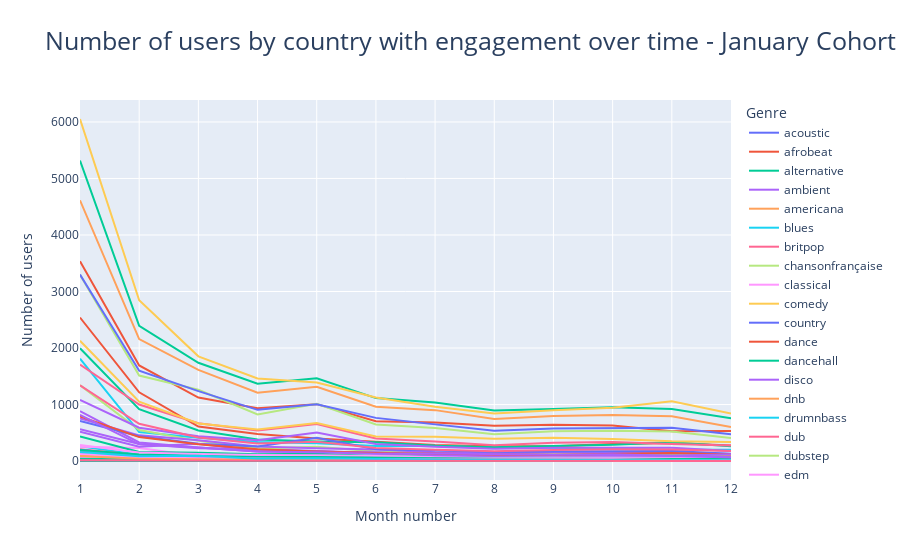

Write notebook code for a chart like this one.
### Markdown cell above
## Retention based on Genre

### Code cell
fig = px.line(df_genre, x='mth', y='Number_of_users', color='genre', title = 'Number of users by genre based on engagement over time - January Cohort')
fig.update_layout(title = 'Number of users by country with engagement over time - January Cohort', title_font_size=25, legend_title_text = "Genre")
fig.update_xaxes(title_text='Month number', dtick = 1)
fig.update_yaxes(title_text='Number of users')
fig.show()

### Figure 1 — Plotly figure (JSON) as saved in the notebook; plotly's stock layout.template omitted (floating-point values rounded to 4 significant figures)
{"data": [{"hovertemplate": "genre=acoustic<br>mth=%{x}<br>Number_of_users=%{y}<extra></extra>", "legendgroup": "acoustic", "line": {"color": "#636efa", "dash": "solid"}, "marker": {"symbol": "circle"}, "mode": "lines", "name": "acoustic", "orientation": "v", "showlegend": true, "type": "scatter", "x": [1, 2, 3, 4, 5, 6, 7, 8, 9, 10, 11, 12], "xaxis": "x", "y": [43, 16, 30, 20, 7, 10, 8, 6, 4, 10, 8, 3], "yaxis": "y"}, {"hovertemplate": "genre=afrobeat<br>mth=%{x}<br>Number_of_users=%{y}<extra></extra>", "legendgroup": "afrobeat", "line": {"color": "#EF553B", "dash": "solid"}, "marker": {"symbol": "circle"}, "mode": "lines", "name": "afrobeat", "orientation": "v", "showlegend": true, "type": "scatter", "x": [1, 2, 3, 4, 5, 6, 7, 8, 9, 10, 11, 12], "xaxis": "x", "y": [177, 85, 63, 34, 27, 27, 24, 20, 24, 31, 29, 30], "yaxis": "y"}, {"hovertemplate": "genre=alternative<br>mth=%{x}<br>Number_of_users=%{y}<extra></extra>", "legendgroup": "alternative", "line": {"color": "#00cc96", "dash": "solid"}, "marker": {"symbol": "circle"}, "mode": "lines", "name": "alternative", "orientation": "v", "showlegend": true, "type": "scatter", "x": [1, 2, 3, 4, 5, 6, 7, 8, 9, 10, 11, 12], "xaxis": "x", "y": [5317, 2393, 1739, 1367, 1466, 1114, 1036, 893, 919, 954, 923, 755], "yaxis": "y"}, {"hovertemplate": "genre=ambient<br>mth=%{x}<br>Number_of_users=%{y}<extra></extra>", "legendgroup": "ambient", "line": {"color": "#ab63fa", "dash": "solid"}, "marker": {"symbol": "circle"}, "mode": "lines", "name": "ambient", "orientation": "v", "showlegend": true, "type": "scatter", "x": [1, 2, 3, 4, 5, 6, 7, 8, 9, 10, 11, 12], "xaxis": "x", "y": [62, 29, 45, 28, 19, 10, 13, 14, 13, 9, 7, 5], "yaxis": "y"}, {"hovertemplate": "genre=americana<br>mth=%{x}<br>Number_of_users=%{y}<extra></extra>", "legendgroup": "americana", "line": {"color": "#FFA15A", "dash": "solid"}, "marker": {"symbol": "circle"}, "mode": "lines", "name": "americana", "orientation": "v", "showlegend": true, "type": "scatter", "x": [1, 2, 3, 4, 5, 6, 7, 8, 9, 10, 11, 12], "xaxis": "x", "y": [23, 15, 13, 13, 12, 7, 6, 6, 8, 4, 4, 4], "yaxis": "y"}, {"hovertemplate": "genre=blues<br>mth=%{x}<br>Number_of_users=%{y}<extra></extra>", "legendgroup": "blues", "line": {"color": "#19d3f3", "dash": "solid"}, "marker": {"symbol": "circle"}, "mode": "lines", "name": "blues", "orientation": "v", "showlegend": true, "type": "scatter", "x": [1, 2, 3, 4, 5, 6, 7, 8, 9, 10, 11, 12], "xaxis": "x", "y": [261, 113, 100, 65, 66, 56, 52, 37, 39, 46, 59, 50], "yaxis": "y"}, {"hovertemplate": "genre=britpop<br>mth=%{x}<br>Number_of_users=%{y}<extra></extra>", "legendgroup": "britpop", "line": {"color": "#FF6692", "dash": "solid"}, "marker": {"symbol": "circle"}, "mode": "lines", "name": "britpop", "orientation": "v", "showlegend": true, "type": "scatter", "x": [1, 2, 3, 4, 11], "xaxis": "x", "y": [2, 1, 1, 2, 1], "yaxis": "y"}, {"hovertemplate": "genre=chansonfrançaise<br>mth=%{x}<br>Number_of_users=%{y}<extra></extra>", "legendgroup": "chansonfrançaise", "line": {"color": "#B6E880", "dash": "solid"}, "marker": {"symbol": "circle"}, "mode": "lines", "name": "chansonfrançaise", "orientation": "v", "showlegend": true, "type": "scatter", "x": [1, 2], "xaxis": "x", "y": [1, 1], "yaxis": "y"}, {"hovertemplate": "genre=classical<br>mth=%{x}<br>Number_of_users=%{y}<extra></extra>", "legendgroup": "classical", "line": {"color": "#FF97FF", "dash": "solid"}, "marker": {"symbol": "circle"}, "mode": "lines", "name": "classical", "orientation": "v", "showlegend": true, "type": "scatter", "x": [1, 2, 3, 4, 5, 6, 7, 8, 9, 10, 11, 12], "xaxis": "x", "y": [47, 24, 24, 17, 8, 8, 4, 6, 4, 8, 8, 6], "yaxis": "y"}, {"hovertemplate": "genre=comedy<br>mth=%{x}<br>Number_of_users=%{y}<extra></extra>", "legendgroup": "comedy", "line": {"color": "#FECB52", "dash": "solid"}, "marker": {"symbol": "circle"}, "mode": "lines", "name": "comedy", "orientation": "v", "showlegend": true, "type": "scatter", "x": [1, 2, 3, 4, 5, 6, 7, 8, 10], "xaxis": "x", "y": [14, 8, 9, 10, 5, 2, 1, 1, 2], "yaxis": "y"}, {"hovertemplate": "genre=country<br>mth=%{x}<br>Number_of_users=%{y}<extra></extra>", "legendgroup": "country", "line": {"color": "#636efa", "dash": "solid"}, "marker": {"symbol": "circle"}, "mode": "lines", "name": "country", "orientation": "v", "showlegend": true, "type": "scatter", "x": [1, 2, 3, 4, 5, 6, 7, 8, 9, 10, 11, 12], "xaxis": "x", "y": [47, 23, 22, 26, 19, 12, 9, 9, 17, 11, 10, 8], "yaxis": "y"}, {"hovertemplate": "genre=dance<br>mth=%{x}<br>Number_of_users=%{y}<extra></extra>", "legendgroup": "dance", "line": {"color": "#EF553B", "dash": "solid"}, "marker": {"symbol": "circle"}, "mode": "lines", "name": "dance", "orientation": "v", "showlegend": true, "type": "scatter", "x": [1, 2, 3, 4, 5, 6, 7, 8, 9, 10, 11, 12], "xaxis": "x", "y": [2540, 1216, 611, 477, 400, 344, 285, 263, 263, 300, 321, 275], "yaxis": "y"}, {"hovertemplate": "genre=dancehall<br>mth=%{x}<br>Number_of_users=%{y}<extra></extra>", "legendgroup": "dancehall", "line": {"color": "#00cc96", "dash": "solid"}, "marker": {"symbol": "circle"}, "mode": "lines", "name": "dancehall", "orientation": "v", "showlegend": true, "type": "scatter", "x": [1, 2, 3, 4, 5, 6, 7, 8, 9, 10, 11, 12], "xaxis": "x", "y": [29, 11, 5, 4, 1, 3, 2, 1, 1, 2, 1, 2], "yaxis": "y"}, {"hovertemplate": "genre=disco<br>mth=%{x}<br>Number_of_users=%{y}<extra></extra>", "legendgroup": "disco", "line": {"color": "#ab63fa", "dash": "solid"}, "marker": {"symbol": "circle"}, "mode": "lines", "name": "disco", "orientation": "v", "showlegend": true, "type": "scatter", "x": [1, 2, 3, 4, 5, 6, 7, 8, 9, 10, 11, 12], "xaxis": "x", "y": [883, 329, 239, 170, 173, 136, 97, 92, 99, 104, 111, 102], "yaxis": "y"}, {"hovertemplate": "genre=dnb<br>mth=%{x}<br>Number_of_users=%{y}<extra></extra>", "legendgroup": "dnb", "line": {"color": "#FFA15A", "dash": "solid"}, "marker": {"symbol": "circle"}, "mode": "lines", "name": "dnb", "orientation": "v", "showlegend": true, "type": "scatter", "x": [1, 2, 3, 4, 5, 6, 7, 8, 9, 10, 11, 12], "xaxis": "x", "y": [21, 6, 3, 2, 6, 2, 3, 4, 4, 3, 1, 1], "yaxis": "y"}, {"hovertemplate": "genre=drumnbass<br>mth=%{x}<br>Number_of_users=%{y}<extra></extra>", "legendgroup": "drumnbass", "line": {"color": "#19d3f3", "dash": "solid"}, "marker": {"symbol": "circle"}, "mode": "lines", "name": "drumnbass", "orientation": "v", "showlegend": true, "type": "scatter", "x": [1, 2, 3, 4, 5, 6, 7, 8, 9, 10, 11, 12], "xaxis": "x", "y": [88, 52, 23, 19, 22, 13, 14, 13, 17, 14, 13, 13], "yaxis": "y"}, {"hovertemplate": "genre=dub<br>mth=%{x}<br>Number_of_users=%{y}<extra></extra>", "legendgroup": "dub", "line": {"color": "#FF6692", "dash": "solid"}, "marker": {"symbol": "circle"}, "mode": "lines", "name": "dub", "orientation": "v", "showlegend": true, "type": "scatter", "x": [1, 2, 3, 4, 5, 6, 7, 8, 9, 10, 11, 12], "xaxis": "x", "y": [72, 35, 23, 6, 9, 7, 8, 9, 9, 8, 5, 7], "yaxis": "y"}, {"hovertemplate": "genre=dubstep<br>mth=%{x}<br>Number_of_users=%{y}<extra></extra>", "legendgroup": "dubstep", "line": {"color": "#B6E880", "dash": "solid"}, "marker": {"symbol": "circle"}, "mode": "lines", "name": "dubstep", "orientation": "v", "showlegend": true, "type": "scatter", "x": [1, 2, 3, 4, 5, 6, 7, 8, 9, 10, 11, 12], "xaxis": "x", "y": [38, 29, 16, 8, 4, 4, 7, 5, 5, 5, 9, 7], "yaxis": "y"}, {"hovertemplate": "genre=edm<br>mth=%{x}<br>Number_of_users=%{y}<extra></extra>", "legendgroup": "edm", "line": {"color": "#FF97FF", "dash": "solid"}, "marker": {"symbol": "circle"}, "mode": "lines", "name": "edm", "orientation": "v", "showlegend": true, "type": "scatter", "x": [1, 2, 3, 4, 5, 6, 7, 8, 9, 10, 11, 12], "xaxis": "x", "y": [251, 230, 90, 75, 67, 70, 68, 56, 56, 60, 72, 51], "yaxis": "y"}, {"hovertemplate": "genre=electronic<br>mth=%{x}<br>Number_of_users=%{y}<extra></extra>", "legendgroup": "electronic", "line": {"color": "#FECB52", "dash": "solid"}, "marker": {"symbol": "circle"}, "mode": "lines", "name": "electronic", "orientation": "v", "showlegend": true, "type": "scatter", "x": [1, 2, 3, 4, 5, 6, 7, 8, 9, 10, 11, 12], "xaxis": "x", "y": [6052, 2845, 1853, 1462, 1389, 1123, 961, 841, 899, 942, 1057, 843], "yaxis": "y"}, {"hovertemplate": "genre=emo<br>mth=%{x}<br>Number_of_users=%{y}<extra></extra>", "legendgroup": "emo", "line": {"color": "#636efa", "dash": "solid"}, "marker": {"symbol": "circle"}, "mode": "lines", "name": "emo", "orientation": "v", "showlegend": true, "type": "scatter", "x": [1, 2, 3, 4, 5, 6, 7, 8, 9, 10, 11, 12], "xaxis": "x", "y": [86, 49, 22, 47, 19, 23, 8, 10, 7, 8, 8, 6], "yaxis": "y"}, {"hovertemplate": "genre=exhibition<br>mth=%{x}<br>Number_of_users=%{y}<extra></extra>", "legendgroup": "exhibition", "line": {"color": "#EF553B", "dash": "solid"}, "marker": {"symbol": "circle"}, "mode": "lines", "name": "exhibition", "orientation": "v", "showlegend": true, "type": "scatter", "x": [1, 2], "xaxis": "x", "y": [1, 1], "yaxis": "y"}, {"hovertemplate": "genre=experimental<br>mth=%{x}<br>Number_of_users=%{y}<extra></extra>", "legendgroup": "experimental", "line": {"color": "#00cc96", "dash": "solid"}, "marker": {"symbol": "circle"}, "mode": "lines", "name": "experimental", "orientation": "v", "showlegend": true, "type": "scatter", "x": [1, 2, 3, 4, 5, 6, 7, 8, 9, 10, 11, 12], "xaxis": "x", "y": [435, 160, 146, 122, 128, 91, 85, 70, 87, 109, 102, 85], "yaxis": "y"}, {"hovertemplate": "genre=folk<br>mth=%{x}<br>Number_of_users=%{y}<extra></extra>", "legendgroup": "folk", "line": {"color": "#ab63fa", "dash": "solid"}, "marker": {"symbol": "circle"}, "mode": "lines", "name": "folk", "orientation": "v", "showlegend": true, "type": "scatter", "x": [1, 2, 3, 4, 5, 6, 7, 8, 9, 10, 11, 12], "xaxis": "x", "y": [563, 302, 226, 214, 178, 138, 122, 103, 101, 103, 91, 83], "yaxis": "y"}, {"hovertemplate": "genre=folkpop<br>mth=%{x}<br>Number_of_users=%{y}<extra></extra>", "legendgroup": "folkpop", "line": {"color": "#FFA15A", "dash": "solid"}, "marker": {"symbol": "circle"}, "mode": "lines", "name": "folkpop", "orientation": "v", "showlegend": true, "type": "scatter", "x": [1, 2, 3, 4, 5, 6, 7, 8, 9, 10, 11, 12], "xaxis": "x", "y": [20, 9, 10, 8, 6, 6, 4, 2, 2, 2, 5, 4], "yaxis": "y"}, {"hovertemplate": "genre=funk<br>mth=%{x}<br>Number_of_users=%{y}<extra></extra>", "legendgroup": "funk", "line": {"color": "#19d3f3", "dash": "solid"}, "marker": {"symbol": "circle"}, "mode": "lines", "name": "funk", "orientation": "v", "showlegend": true, "type": "scatter", "x": [1, 2, 3, 4, 5, 6, 7, 8, 9, 10, 11, 12], "xaxis": "x", "y": [1811, 513, 411, 339, 313, 267, 269, 242, 236, 216, 198, 202], "yaxis": "y"}, {"hovertemplate": "genre=garage<br>mth=%{x}<br>Number_of_users=%{y}<extra></extra>", "legendgroup": "garage", "line": {"color": "#FF6692", "dash": "solid"}, "marker": {"symbol": "circle"}, "mode": "lines", "name": "garage", "orientation": "v", "showlegend": true, "type": "scatter", "x": [1, 2, 3, 4, 5, 6, 7, 8, 9, 10, 11, 12], "xaxis": "x", "y": [210, 106, 76, 39, 38, 30, 22, 23, 20, 30, 29, 24], "yaxis": "y"}, {"hovertemplate": "genre=gospel<br>mth=%{x}<br>Number_of_users=%{y}<extra></extra>", "legendgroup": "gospel", "line": {"color": "#B6E880", "dash": "solid"}, "marker": {"symbol": "circle"}, "mode": "lines", "name": "gospel", "orientation": "v", "showlegend": true, "type": "scatter", "x": [1, 3, 9, 10], "xaxis": "x", "y": [1, 1, 1, 1], "yaxis": "y"}, {"hovertemplate": "genre=grime<br>mth=%{x}<br>Number_of_users=%{y}<extra></extra>", "legendgroup": "grime", "line": {"color": "#FF97FF", "dash": "solid"}, "marker": {"symbol": "circle"}, "mode": "lines", "name": "grime", "orientation": "v", "showlegend": true, "type": "scatter", "x": [1, 2, 3, 4, 5, 6, 7, 8, 9, 10, 11, 12], "xaxis": "x", "y": [286, 151, 124, 106, 104, 88, 74, 62, 68, 67, 60, 51], "yaxis": "y"}, {"hovertemplate": "genre=grunge<br>mth=%{x}<br>Number_of_users=%{y}<extra></extra>", "legendgroup": "grunge", "line": {"color": "#FECB52", "dash": "solid"}, "marker": {"symbol": "circle"}, "mode": "lines", "name": "grunge", "orientation": "v", "showlegend": true, "type": "scatter", "x": [1, 2, 3, 4, 5, 6, 7, 8, 9, 10, 11, 12], "xaxis": "x", "y": [52, 19, 20, 11, 11, 10, 6, 5, 5, 8, 6, 3], "yaxis": "y"}, {"hovertemplate": "genre=hardcore<br>mth=%{x}<br>Number_of_users=%{y}<extra></extra>", "legendgroup": "hardcore", "line": {"color": "#636efa", "dash": "solid"}, "marker": {"symbol": "circle"}, "mode": "lines", "name": "hardcore", "orientation": "v", "showlegend": true, "type": "scatter", "x": [1, 2, 3, 4, 5, 6, 7, 8, 9, 10, 11, 12], "xaxis": "x", "y": [123, 50, 28, 39, 22, 22, 16, 14, 21, 10, 12, 9], "yaxis": "y"}, {"hovertemplate": "genre=hiphop<br>mth=%{x}<br>Number_of_users=%{y}<extra></extra>", "legendgroup": "hiphop", "line": {"color": "#EF553B", "dash": "solid"}, "marker": {"symbol": "circle"}, "mode": "lines", "name": "hiphop", "orientation": "v", "showlegend": true, "type": "scatter", "x": [1, 2, 3, 4, 5, 6, 7, 8, 9, 10, 11, 12], "xaxis": "x", "y": [3537, 1692, 1124, 936, 1007, 704, 684, 626, 644, 628, 528, 531], "yaxis": "y"}, {"hovertemplate": "genre=house<br>mth=%{x}<br>Number_of_users=%{y}<extra></extra>", "legendgroup": "house", "line": {"color": "#00cc96", "dash": "solid"}, "marker": {"symbol": "circle"}, "mode": "lines", "name": "house", "orientation": "v", "showlegend": true, "type": "scatter", "x": [1, 2, 3, 4, 5, 6, 7, 8, 9, 10, 11, 12], "xaxis": "x", "y": [1997, 918, 542, 381, 347, 332, 273, 246, 268, 290, 332, 263], "yaxis": "y"}, {"hovertemplate": "genre=improv<br>mth=%{x}<br>Number_of_users=%{y}<extra></extra>", "legendgroup": "improv", "line": {"color": "#ab63fa", "dash": "solid"}, "marker": {"symbol": "circle"}, "mode": "lines", "name": "improv", "orientation": "v", "showlegend": true, "type": "scatter", "x": [1, 2, 3, 5, 6, 8, 10], "xaxis": "x", "y": [4, 3, 4, 2, 1, 1, 1], "yaxis": "y"}, {"hovertemplate": "genre=indie<br>mth=%{x}<br>Number_of_users=%{y}<extra></extra>", "legendgroup": "indie", "line": {"color": "#FFA15A", "dash": "solid"}, "marker": {"symbol": "circle"}, "mode": "lines", "name": "indie", "orientation": "v", "showlegend": true, "type": "scatter", "x": [1, 2, 3, 4, 5, 6, 7, 8, 9, 10, 11, 12], "xaxis": "x", "y": [4614, 2159, 1612, 1209, 1316, 960, 901, 745, 795, 814, 791, 603], "yaxis": "y"}, {"hovertemplate": "genre=industrial<br>mth=%{x}<br>Number_of_users=%{y}<extra></extra>", "legendgroup": "industrial", "line": {"color": "#19d3f3", "dash": "solid"}, "marker": {"symbol": "circle"}, "mode": "lines", "name": "industrial", "orientation": "v", "showlegend": true, "type": "scatter", "x": [1, 3, 5, 6, 7, 8, 9, 10, 11, 12], "xaxis": "x", "y": [2, 1, 1, 1, 1, 1, 1, 1, 1, 1], "yaxis": "y"}, {"hovertemplate": "genre=instrumental<br>mth=%{x}<br>Number_of_users=%{y}<extra></extra>", "legendgroup": "instrumental", "line": {"color": "#FF6692", "dash": "solid"}, "marker": {"symbol": "circle"}, "mode": "lines", "name": "instrumental", "orientation": "v", "showlegend": true, "type": "scatter", "x": [1, 2, 3, 4, 5, 6, 7, 8, 9, 10, 11, 12], "xaxis": "x", "y": [39, 21, 32, 20, 11, 10, 14, 10, 12, 17, 11, 14], "yaxis": "y"}, {"hovertemplate": "genre=jazz<br>mth=%{x}<br>Number_of_users=%{y}<extra></extra>", "legendgroup": "jazz", "line": {"color": "#B6E880", "dash": "solid"}, "marker": {"symbol": "circle"}, "mode": "lines", "name": "jazz", "orientation": "v", "showlegend": true, "type": "scatter", "x": [1, 2, 3, 4, 5, 6, 7, 8, 9, 10, 11, 12], "xaxis": "x", "y": [1343, 548, 357, 221, 254, 170, 146, 127, 121, 125, 133, 109], "yaxis": "y"}, {"hovertemplate": "genre=jungle<br>mth=%{x}<br>Number_of_users=%{y}<extra></extra>", "legendgroup": "jungle", "line": {"color": "#FF97FF", "dash": "solid"}, "marker": {"symbol": "circle"}, "mode": "lines", "name": "jungle", "orientation": "v", "showlegend": true, "type": "scatter", "x": [1, 2, 3, 4, 5, 6, 7, 8, 9, 10, 11, 12], "xaxis": "x", "y": [121, 59, 22, 16, 14, 12, 12, 10, 13, 14, 18, 12], "yaxis": "y"}, {"hovertemplate": "genre=krautrock<br>mth=%{x}<br>Number_of_users=%{y}<extra></extra>", "legendgroup": "krautrock", "line": {"color": "#FECB52", "dash": "solid"}, "marker": {"symbol": "circle"}, "mode": "lines", "name": "krautrock", "orientation": "v", "showlegend": true, "type": "scatter", "x": [1, 2, 3, 4, 5, 6, 8, 9, 10, 11, 12], "xaxis": "x", "y": [9, 1, 4, 3, 2, 3, 1, 2, 1, 2, 1], "yaxis": "y"}, {"hovertemplate": "genre=latin<br>mth=%{x}<br>Number_of_users=%{y}<extra></extra>", "legendgroup": "latin", "line": {"color": "#636efa", "dash": "solid"}, "marker": {"symbol": "circle"}, "mode": "lines", "name": "latin", "orientation": "v", "showlegend": true, "type": "scatter", "x": [1, 2, 3, 4, 5, 6, 7, 8, 9, 10, 11, 12], "xaxis": "x", "y": [199, 87, 78, 47, 33, 23, 31, 19, 24, 31, 29, 26], "yaxis": "y"}, {"hovertemplate": "genre=lgbtq<br>mth=%{x}<br>Number_of_users=%{y}<extra></extra>", "legendgroup": "lgbtq", "line": {"color": "#EF553B", "dash": "solid"}, "marker": {"symbol": "circle"}, "mode": "lines", "name": "lgbtq", "orientation": "v", "showlegend": true, "type": "scatter", "x": [1, 2, 3, 4, 5, 6, 7, 8, 9, 10, 11, 12], "xaxis": "x", "y": [8, 3, 4, 3, 3, 6, 1, 1, 1, 2, 1, 2], "yaxis": "y"}, {"hovertemplate": "genre=mathrock<br>mth=%{x}<br>Number_of_users=%{y}<extra></extra>", "legendgroup": "mathrock", "line": {"color": "#00cc96", "dash": "solid"}, "marker": {"symbol": "circle"}, "mode": "lines", "name": "mathrock", "orientation": "v", "showlegend": true, "type": "scatter", "x": [1, 2, 3, 4, 5, 6, 7, 8, 9, 10, 11, 12], "xaxis": "x", "y": [14, 10, 10, 5, 4, 3, 2, 1, 3, 3, 5, 2], "yaxis": "y"}, {"hovertemplate": "genre=metal<br>mth=%{x}<br>Number_of_users=%{y}<extra></extra>", "legendgroup": "metal", "line": {"color": "#ab63fa", "dash": "solid"}, "marker": {"symbol": "circle"}, "mode": "lines", "name": "metal", "orientation": "v", "showlegend": true, "type": "scatter", "x": [1, 2, 3, 4, 5, 6, 7, 8, 9, 10, 11, 12], "xaxis": "x", "y": [754, 455, 367, 259, 226, 205, 157, 137, 154, 161, 143, 126], "yaxis": "y"}, {"hovertemplate": "genre=musical<br>mth=%{x}<br>Number_of_users=%{y}<extra></extra>", "legendgroup": "musical", "line": {"color": "#FFA15A", "dash": "solid"}, "marker": {"symbol": "circle"}, "mode": "lines", "name": "musical", "orientation": "v", "showlegend": true, "type": "scatter", "x": [1, 2, 3, 4, 5, 6, 7, 8, 9, 10, 11, 12], "xaxis": "x", "y": [106, 69, 94, 31, 32, 31, 29, 20, 22, 20, 26, 21], "yaxis": "y"}, {"hovertemplate": "genre=newwave<br>mth=%{x}<br>Number_of_users=%{y}<extra></extra>", "legendgroup": "newwave", "line": {"color": "#19d3f3", "dash": "solid"}, "marker": {"symbol": "circle"}, "mode": "lines", "name": "newwave", "orientation": "v", "showlegend": true, "type": "scatter", "x": [1, 2, 3, 11], "xaxis": "x", "y": [1, 1, 1, 1], "yaxis": "y"}, {"hovertemplate": "genre=northernsoul<br>mth=%{x}<br>Number_of_users=%{y}<extra></extra>", "legendgroup": "northernsoul", "line": {"color": "#FF6692", "dash": "solid"}, "marker": {"symbol": "circle"}, "mode": "lines", "name": "northernsoul", "orientation": "v", "showlegend": true, "type": "scatter", "x": [1, 2, 3, 4, 5, 6, 7, 8, 9, 10, 11, 12], "xaxis": "x", "y": [2, 1, 1, 1, 1, 1, 1, 1, 1, 1, 1, 1], "yaxis": "y"}, {"hovertemplate": "genre=pop<br>mth=%{x}<br>Number_of_users=%{y}<extra></extra>", "legendgroup": "pop", "line": {"color": "#B6E880", "dash": "solid"}, "marker": {"symbol": "circle"}, "mode": "lines", "name": "pop", "orientation": "v", "showlegend": true, "type": "scatter", "x": [1, 2, 3, 4, 5, 6, 7, 8, 9, 10, 11, 12], "xaxis": "x", "y": [3296, 1513, 1261, 826, 1013, 646, 586, 476, 527, 538, 522, 406], "yaxis": "y"}, {"hovertemplate": "genre=poppunk<br>mth=%{x}<br>Number_of_users=%{y}<extra></extra>", "legendgroup": "poppunk", "line": {"color": "#FF97FF", "dash": "solid"}, "marker": {"symbol": "circle"}, "mode": "lines", "name": "poppunk", "orientation": "v", "showlegend": true, "type": "scatter", "x": [1, 2, 3, 4, 5, 6, 7, 8, 9, 10, 11, 12], "xaxis": "x", "y": [22, 6, 11, 8, 7, 11, 6, 9, 7, 8, 14, 5], "yaxis": "y"}, {"hovertemplate": "genre=posthardcore<br>mth=%{x}<br>Number_of_users=%{y}<extra></extra>", "legendgroup": "posthardcore", "line": {"color": "#FECB52", "dash": "solid"}, "marker": {"symbol": "circle"}, "mode": "lines", "name": "posthardcore", "orientation": "v", "showlegend": true, "type": "scatter", "x": [1, 2, 3, 4, 5, 6, 7, 8, 9, 10, 11, 12], "xaxis": "x", "y": [21, 6, 6, 10, 6, 11, 1, 2, 1, 3, 3, 2], "yaxis": "y"}, {"hovertemplate": "genre=postpunk<br>mth=%{x}<br>Number_of_users=%{y}<extra></extra>", "legendgroup": "postpunk", "line": {"color": "#636efa", "dash": "solid"}, "marker": {"symbol": "circle"}, "mode": "lines", "name": "postpunk", "orientation": "v", "showlegend": true, "type": "scatter", "x": [1, 2, 3, 4, 5, 6, 7, 8, 9, 10, 11, 12], "xaxis": "x", "y": [711, 440, 308, 257, 411, 210, 187, 160, 169, 168, 178, 131], "yaxis": "y"}, {"hovertemplate": "genre=psych<br>mth=%{x}<br>Number_of_users=%{y}<extra></extra>", "legendgroup": "psych", "line": {"color": "#EF553B", "dash": "solid"}, "marker": {"symbol": "circle"}, "mode": "lines", "name": "psych", "orientation": "v", "showlegend": true, "type": "scatter", "x": [1, 2, 3, 4, 5, 6, 7, 8, 9, 10, 11, 12], "xaxis": "x", "y": [38, 16, 12, 14, 12, 11, 8, 9, 11, 8, 11, 5], "yaxis": "y"}, {"hovertemplate": "genre=psychedelica<br>mth=%{x}<br>Number_of_users=%{y}<extra></extra>", "legendgroup": "psychedelica", "line": {"color": "#00cc96", "dash": "solid"}, "marker": {"symbol": "circle"}, "mode": "lines", "name": "psychedelica", "orientation": "v", "showlegend": true, "type": "scatter", "x": [1, 2, 3, 4, 5, 6, 7, 8, 9, 10, 11, 12], "xaxis": "x", "y": [194, 117, 90, 71, 70, 54, 51, 40, 36, 37, 41, 37], "yaxis": "y"}, {"hovertemplate": "genre=punk<br>mth=%{x}<br>Number_of_users=%{y}<extra></extra>", "legendgroup": "punk", "line": {"color": "#ab63fa", "dash": "solid"}, "marker": {"symbol": "circle"}, "mode": "lines", "name": "punk", "orientation": "v", "showlegend": true, "type": "scatter", "x": [1, 2, 3, 4, 5, 6, 7, 8, 9, 10, 11, 12], "xaxis": "x", "y": [1081, 590, 440, 367, 506, 300, 253, 219, 236, 232, 234, 179], "yaxis": "y"}, {"hovertemplate": "genre=pysch<br>mth=%{x}<br>Number_of_users=%{y}<extra></extra>", "legendgroup": "pysch", "line": {"color": "#FFA15A", "dash": "solid"}, "marker": {"symbol": "circle"}, "mode": "lines", "name": "pysch", "orientation": "v", "showlegend": true, "type": "scatter", "x": [1, 4, 6], "xaxis": "x", "y": [1, 1, 1], "yaxis": "y"}, {"hovertemplate": "genre=quiz<br>mth=%{x}<br>Number_of_users=%{y}<extra></extra>", "legendgroup": "quiz", "line": {"color": "#19d3f3", "dash": "solid"}, "marker": {"symbol": "circle"}, "mode": "lines", "name": "quiz", "orientation": "v", "showlegend": true, "type": "scatter", "x": [1, 2, 3, 4, 5, 6, 7, 8, 9, 10, 11, 12], "xaxis": "x", "y": [57, 32, 14, 8, 11, 11, 10, 7, 8, 10, 10, 5], "yaxis": "y"}, {"hovertemplate": "genre=rap<br>mth=%{x}<br>Number_of_users=%{y}<extra></extra>", "legendgroup": "rap", "line": {"color": "#FF6692", "dash": "solid"}, "marker": {"symbol": "circle"}, "mode": "lines", "name": "rap", "orientation": "v", "showlegend": true, "type": "scatter", "x": [1, 2, 3, 4, 5, 6, 7, 8, 9, 10, 11, 12], "xaxis": "x", "y": [1706, 1001, 669, 543, 656, 399, 344, 281, 324, 336, 301, 274], "yaxis": "y"}, {"hovertemplate": "genre=reggae<br>mth=%{x}<br>Number_of_users=%{y}<extra></extra>", "legendgroup": "reggae", "line": {"color": "#B6E880", "dash": "solid"}, "marker": {"symbol": "circle"}, "mode": "lines", "name": "reggae", "orientation": "v", "showlegend": true, "type": "scatter", "x": [1, 2, 3, 4, 5, 6, 7, 8, 9, 10, 11, 12], "xaxis": "x", "y": [74, 32, 19, 6, 9, 6, 9, 10, 6, 8, 7, 7], "yaxis": "y"}, {"hovertemplate": "genre=reggaeton<br>mth=%{x}<br>Number_of_users=%{y}<extra></extra>", "legendgroup": "reggaeton", "line": {"color": "#FF97FF", "dash": "solid"}, "marker": {"symbol": "circle"}, "mode": "lines", "name": "reggaeton", "orientation": "v", "showlegend": true, "type": "scatter", "x": [1, 2, 3, 4, 5, 6, 7, 8, 9, 10, 11, 12], "xaxis": "x", "y": [66, 65, 11, 9, 6, 10, 13, 7, 7, 5, 7, 2], "yaxis": "y"}, {"hovertemplate": "genre=rnb<br>mth=%{x}<br>Number_of_users=%{y}<extra></extra>", "legendgroup": "rnb", "line": {"color": "#FECB52", "dash": "solid"}, "marker": {"symbol": "circle"}, "mode": "lines", "name": "rnb", "orientation": "v", "showlegend": true, "type": "scatter", "x": [1, 2, 3, 4, 5, 6, 7, 8, 9, 10, 11, 12], "xaxis": "x", "y": [2128, 1051, 664, 557, 675, 435, 431, 396, 414, 391, 352, 337], "yaxis": "y"}, {"hovertemplate": "genre=rock<br>mth=%{x}<br>Number_of_users=%{y}<extra></extra>", "legendgroup": "rock", "line": {"color": "#636efa", "dash": "solid"}, "marker": {"symbol": "circle"}, "mode": "lines", "name": "rock", "orientation": "v", "showlegend": true, "type": "scatter", "x": [1, 2, 3, 4, 5, 6, 7, 8, 9, 10, 11, 12], "xaxis": "x", "y": [3301, 1598, 1238, 906, 1006, 764, 649, 536, 576, 579, 589, 472], "yaxis": "y"}, {"hovertemplate": "genre=rocknroll<br>mth=%{x}<br>Number_of_users=%{y}<extra></extra>", "legendgroup": "rocknroll", "line": {"color": "#EF553B", "dash": "solid"}, "marker": {"symbol": "circle"}, "mode": "lines", "name": "rocknroll", "orientation": "v", "showlegend": true, "type": "scatter", "x": [1, 2, 3, 4, 5, 6, 7, 8, 9, 10, 11, 12], "xaxis": "x", "y": [31, 12, 14, 19, 12, 5, 6, 4, 5, 5, 8, 7], "yaxis": "y"}, {"hovertemplate": "genre=shoegaze<br>mth=%{x}<br>Number_of_users=%{y}<extra></extra>", "legendgroup": "shoegaze", "line": {"color": "#00cc96", "dash": "solid"}, "marker": {"symbol": "circle"}, "mode": "lines", "name": "shoegaze", "orientation": "v", "showlegend": true, "type": "scatter", "x": [1, 2, 3, 4, 5, 6, 7, 8, 9, 10, 11, 12], "xaxis": "x", "y": [42, 23, 16, 15, 23, 11, 11, 14, 9, 8, 11, 12], "yaxis": "y"}, {"hovertemplate": "genre=singersongwriter<br>mth=%{x}<br>Number_of_users=%{y}<extra></extra>", "legendgroup": "singersongwriter", "line": {"color": "#ab63fa", "dash": "solid"}, "marker": {"symbol": "circle"}, "mode": "lines", "name": "singersongwriter", "orientation": "v", "showlegend": true, "type": "scatter", "x": [1, 2, 3, 4, 5, 6, 7, 8, 9, 10, 11, 12], "xaxis": "x", "y": [517, 252, 306, 179, 166, 157, 103, 90, 99, 96, 94, 65], "yaxis": "y"}, {"hovertemplate": "genre=ska<br>mth=%{x}<br>Number_of_users=%{y}<extra></extra>", "legendgroup": "ska", "line": {"color": "#FFA15A", "dash": "solid"}, "marker": {"symbol": "circle"}, "mode": "lines", "name": "ska", "orientation": "v", "showlegend": true, "type": "scatter", "x": [1, 2, 3, 4, 5, 6, 7, 8, 9, 10], "xaxis": "x", "y": [8, 3, 3, 7, 2, 2, 2, 1, 1, 1], "yaxis": "y"}, {"hovertemplate": "genre=slapstick<br>mth=%{x}<br>Number_of_users=%{y}<extra></extra>", "legendgroup": "slapstick", "line": {"color": "#19d3f3", "dash": "solid"}, "marker": {"symbol": "circle"}, "mode": "lines", "name": "slapstick", "orientation": "v", "showlegend": true, "type": "scatter", "x": [1, 2, 3, 5, 6, 8, 10], "xaxis": "x", "y": [4, 3, 4, 2, 1, 1, 1], "yaxis": "y"}, {"hovertemplate": "genre=soul<br>mth=%{x}<br>Number_of_users=%{y}<extra></extra>", "legendgroup": "soul", "line": {"color": "#FF6692", "dash": "solid"}, "marker": {"symbol": "circle"}, "mode": "lines", "name": "soul", "orientation": "v", "showlegend": true, "type": "scatter", "x": [1, 2, 3, 4, 5, 6, 7, 8, 9, 10, 11, 12], "xaxis": "x", "y": [1339, 660, 416, 309, 343, 231, 201, 172, 194, 209, 204, 178], "yaxis": "y"}, {"hovertemplate": "genre=spokenword<br>mth=%{x}<br>Number_of_users=%{y}<extra></extra>", "legendgroup": "spokenword", "line": {"color": "#B6E880", "dash": "solid"}, "marker": {"symbol": "circle"}, "mode": "lines", "name": "spokenword", "orientation": "v", "showlegend": true, "type": "scatter", "x": [1, 2, 3, 4, 5], "xaxis": "x", "y": [1, 1, 1, 1, 1], "yaxis": "y"}, {"hovertemplate": "genre=standup<br>mth=%{x}<br>Number_of_users=%{y}<extra></extra>", "legendgroup": "standup", "line": {"color": "#FF97FF", "dash": "solid"}, "marker": {"symbol": "circle"}, "mode": "lines", "name": "standup", "orientation": "v", "showlegend": true, "type": "scatter", "x": [1, 2, 3, 4, 5, 6, 7, 8, 9, 10, 11, 12], "xaxis": "x", "y": [121, 66, 48, 39, 33, 31, 29, 29, 22, 32, 18, 18], "yaxis": "y"}, {"hovertemplate": "genre=surf<br>mth=%{x}<br>Number_of_users=%{y}<extra></extra>", "legendgroup": "surf", "line": {"color": "#FECB52", "dash": "solid"}, "marker": {"symbol": "circle"}, "mode": "lines", "name": "surf", "orientation": "v", "showlegend": true, "type": "scatter", "x": [1, 2, 3, 4, 5, 6, 7, 8, 9, 10, 11, 12], "xaxis": "x", "y": [6, 4, 5, 3, 2, 2, 1, 1, 2, 2, 2, 1], "yaxis": "y"}, {"hovertemplate": "genre=surreal<br>mth=%{x}<br>Number_of_users=%{y}<extra></extra>", "legendgroup": "surreal", "line": {"color": "#636efa", "dash": "solid"}, "marker": {"symbol": "circle"}, "mode": "lines", "name": "surreal", "orientation": "v", "showlegend": true, "type": "scatter", "x": [1, 2, 3, 5, 6, 8, 10], "xaxis": "x", "y": [4, 3, 4, 2, 1, 1, 1], "yaxis": "y"}, {"hovertemplate": "genre=techno<br>mth=%{x}<br>Number_of_users=%{y}<extra></extra>", "legendgroup": "techno", "line": {"color": "#EF553B", "dash": "solid"}, "marker": {"symbol": "circle"}, "mode": "lines", "name": "techno", "orientation": "v", "showlegend": true, "type": "scatter", "x": [1, 2, 3, 4, 5, 6, 7, 8, 9, 10, 11, 12], "xaxis": "x", "y": [789, 424, 299, 208, 171, 144, 133, 115, 111, 122, 144, 114], "yaxis": "y"}, {"hovertemplate": "genre=topical<br>mth=%{x}<br>Number_of_users=%{y}<extra></extra>", "legendgroup": "topical", "line": {"color": "#00cc96", "dash": "solid"}, "marker": {"symbol": "circle"}, "mode": "lines", "name": "topical", "orientation": "v", "showlegend": true, "type": "scatter", "x": [1, 2, 3, 5, 6, 8, 10], "xaxis": "x", "y": [4, 3, 4, 2, 1, 1, 1], "yaxis": "y"}, {"hovertemplate": "genre=trap<br>mth=%{x}<br>Number_of_users=%{y}<extra></extra>", "legendgroup": "trap", "line": {"color": "#ab63fa", "dash": "solid"}, "marker": {"symbol": "circle"}, "mode": "lines", "name": "trap", "orientation": "v", "showlegend": true, "type": "scatter", "x": [1, 2, 3, 4, 5, 6, 7, 8, 9, 10, 11, 12], "xaxis": "x", "y": [819, 295, 239, 169, 156, 128, 135, 120, 113, 121, 95, 121], "yaxis": "y"}, {"hovertemplate": "genre=vegan<br>mth=%{x}<br>Number_of_users=%{y}<extra></extra>", "legendgroup": "vegan", "line": {"color": "#FFA15A", "dash": "solid"}, "marker": {"symbol": "circle"}, "mode": "lines", "name": "vegan", "orientation": "v", "showlegend": true, "type": "scatter", "x": [1, 2, 3, 4, 5, 6, 7, 8, 9, 10, 11, 12], "xaxis": "x", "y": [89, 39, 32, 23, 20, 12, 16, 10, 13, 17, 14, 8], "yaxis": "y"}, {"hovertemplate": "genre=world<br>mth=%{x}<br>Number_of_users=%{y}<extra></extra>", "legendgroup": "world", "line": {"color": "#19d3f3", "dash": "solid"}, "marker": {"symbol": "circle"}, "mode": "lines", "name": "world", "orientation": "v", "showlegend": true, "type": "scatter", "x": [1, 2, 3, 4, 5, 6, 7, 8, 9, 10, 11, 12], "xaxis": "x", "y": [159, 86, 93, 40, 51, 30, 21, 20, 20, 23, 23, 16], "yaxis": "y"}, {"hovertemplate": "genre=yoga<br>mth=%{x}<br>Number_of_users=%{y}<extra></extra>", "legendgroup": "yoga", "line": {"color": "#FF6692", "dash": "solid"}, "marker": {"symbol": "circle"}, "mode": "lines", "name": "yoga", "orientation": "v", "showlegend": true, "type": "scatter", "x": [1, 2, 3, 4, 5, 6, 7, 8, 9, 10, 11, 12], "xaxis": "x", "y": [16, 9, 7, 4, 5, 3, 1, 3, 3, 4, 3, 3], "yaxis": "y"}], "layout": {"legend": {"title": {"text": "Genre"}, "tracegroupgap": 0}, "title": {"font": {"size": 25}, "text": "Number of users by country with engagement over time - January Cohort"}, "xaxis": {"anchor": "y", "domain": [0, 1], "dtick": 1, "title": {"text": "Month number"}}, "yaxis": {"anchor": "x", "domain": [0, 1], "title": {"text": "Number of users"}}}}
